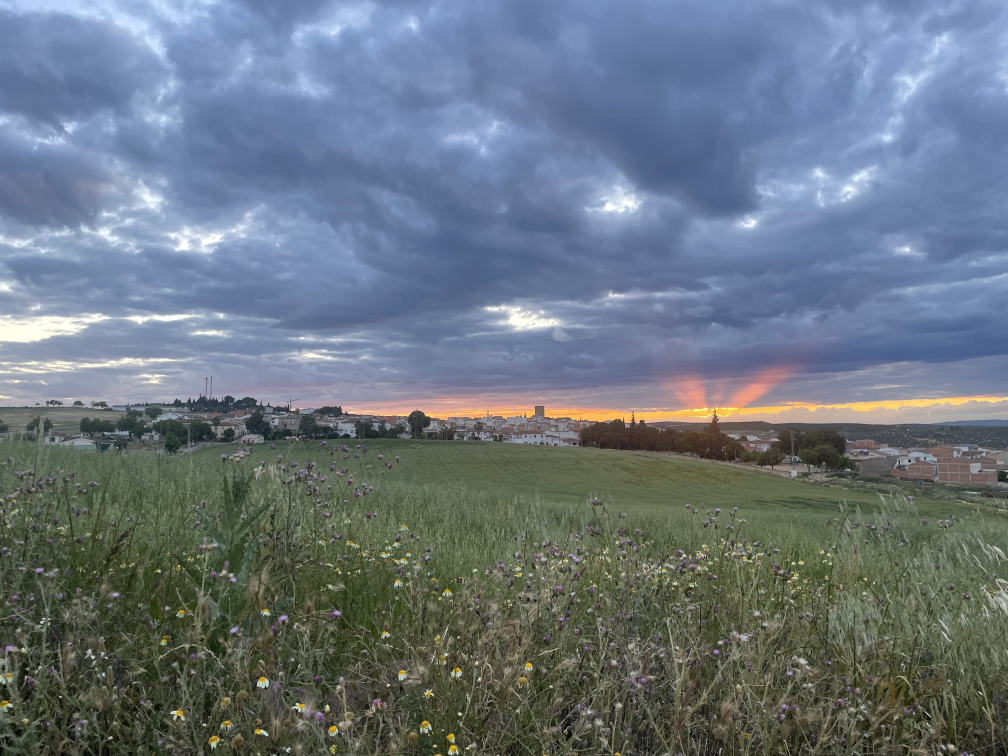
#> input picture ejercicioscapitulo3/imagen.jpg, 4032 x 3024 px (shown at 1/4 size)
$ python histogramaareasele.py
#> lines starting #> are read from the running program, lines starting #| are printed output that depends on the picture
#histogramaareasele.py
import cv2
import matplotlib.pyplot as plt

img = cv2.imread('imagen.jpg', cv2.IMREAD_GRAYSCALE)
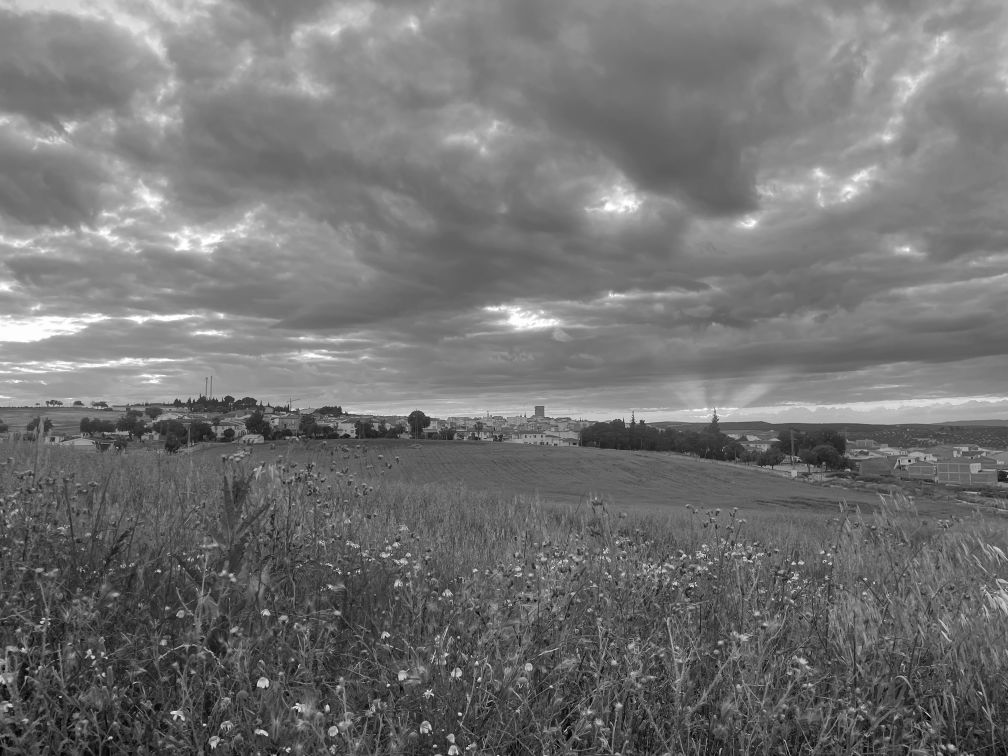
#> img: shape (3024, 4032) (shown at 1/4 size); min 0, max 255, mean 114.9
# Definir una región de interés (ROI)
roi = img[100:300, 150:400]
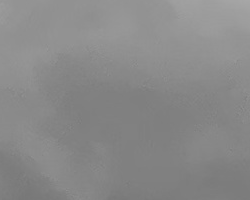
#> roi: shape (200, 250); min 119, max 167, mean 136.8
# Calcular el histograma del ROI
hist_roi = cv2.calcHist([roi], [0], None, [256], [0, 256])
#> hist_roi = 256 values, max 5131 at index 128, min 0 at index 0, mean 195.3

plt.figure()
plt.title("Histograma de la ROI")
plt.xlabel("Bins")
plt.ylabel("# of Pixels")
plt.plot(hist_roi)
plt.xlim([0, 256])
plt.show()
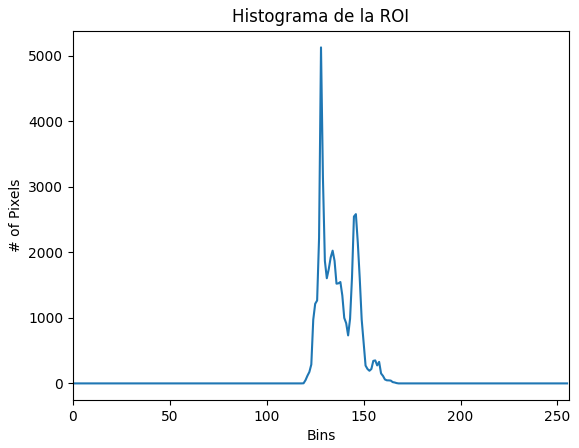
#> figure drawn by matplotlib, 1 panel; curve peaks at x = 128, y = 5131
